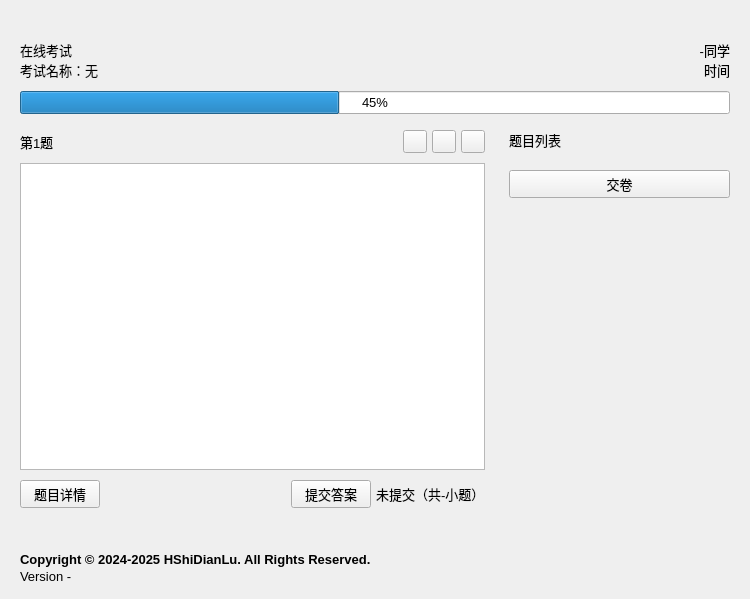
<?xml version="1.0" encoding="UTF-8"?>
<ui version="4.0">
 <class>Form</class>
 <widget class="QWidget" name="Form">
  <property name="geometry">
   <rect>
    <x>0</x>
    <y>0</y>
    <width>750</width>
    <height>599</height>
   </rect>
  </property>
  <property name="font">
   <font>
    <family>Microsoft JhengHei UI</family>
    <pointsize>10</pointsize>
   </font>
  </property>
  <property name="windowTitle">
   <string>ZhiXueHacker</string>
  </property>
  <property name="styleSheet">
   <string notr="true"/>
  </property>
  <layout class="QGridLayout" name="gridLayout_2">
   <property name="leftMargin">
    <number>20</number>
   </property>
   <property name="topMargin">
    <number>40</number>
   </property>
   <property name="rightMargin">
    <number>20</number>
   </property>
   <property name="bottomMargin">
    <number>15</number>
   </property>
   <property name="horizontalSpacing">
    <number>24</number>
   </property>
   <item row="4" column="0" colspan="3">
    <layout class="QGridLayout" name="gridLayout">
     <item row="1" column="1">
      <widget class="CaptionLabel" name="CaptionLabel_4">
       <property name="text">
        <string>时间</string>
       </property>
       <property name="alignment">
        <set>Qt::AlignRight|Qt::AlignTrailing|Qt::AlignVCenter</set>
       </property>
      </widget>
     </item>
     <item row="0" column="1">
      <widget class="CaptionLabel" name="CaptionLabel_3">
       <property name="text">
        <string>-同学</string>
       </property>
       <property name="alignment">
        <set>Qt::AlignRight|Qt::AlignTrailing|Qt::AlignVCenter</set>
       </property>
      </widget>
     </item>
     <item row="0" column="0" rowspan="2">
      <layout class="QVBoxLayout" name="verticalLayout_4">
       <property name="spacing">
        <number>0</number>
       </property>
       <item>
        <widget class="TitleLabel" name="TitleLabel">
         <property name="text">
          <string>在线考试</string>
         </property>
        </widget>
       </item>
       <item>
        <widget class="CaptionLabel" name="CaptionLabel">
         <property name="text">
          <string>考试名称：无</string>
         </property>
        </widget>
       </item>
      </layout>
     </item>
    </layout>
   </item>
   <item row="7" column="0" colspan="2">
    <spacer name="verticalSpacer">
     <property name="orientation">
      <enum>Qt::Vertical</enum>
     </property>
     <property name="sizeType">
      <enum>QSizePolicy::Fixed</enum>
     </property>
     <property name="sizeHint" stdset="0">
      <size>
       <width>20</width>
       <height>10</height>
      </size>
     </property>
    </spacer>
   </item>
   <item row="10" column="2" rowspan="4">
    <layout class="QVBoxLayout" name="verticalLayout">
     <property name="leftMargin">
      <number>0</number>
     </property>
     <property name="rightMargin">
      <number>0</number>
     </property>
     <property name="bottomMargin">
      <number>0</number>
     </property>
     <item>
      <widget class="StrongBodyLabel" name="StrongBodyLabel_3">
       <property name="text">
        <string>题目列表</string>
       </property>
      </widget>
     </item>
     <item>
      <spacer name="verticalSpacer_6">
       <property name="orientation">
        <enum>Qt::Vertical</enum>
       </property>
       <property name="sizeType">
        <enum>QSizePolicy::Fixed</enum>
       </property>
       <property name="sizeHint" stdset="0">
        <size>
         <width>20</width>
         <height>10</height>
        </size>
       </property>
      </spacer>
     </item>
     <item>
      <layout class="QGridLayout" name="gridLayout_4">
       <property name="spacing">
        <number>5</number>
       </property>
      </layout>
     </item>
     <item>
      <spacer name="verticalSpacer_4">
       <property name="orientation">
        <enum>Qt::Vertical</enum>
       </property>
       <property name="sizeType">
        <enum>QSizePolicy::Fixed</enum>
       </property>
       <property name="sizeHint" stdset="0">
        <size>
         <width>20</width>
         <height>10</height>
        </size>
       </property>
      </spacer>
     </item>
     <item>
      <widget class="PrimaryPushButton" name="PrimaryPushButton_2">
       <property name="text">
        <string>交卷</string>
       </property>
      </widget>
     </item>
     <item>
      <spacer name="verticalSpacer_8">
       <property name="orientation">
        <enum>Qt::Vertical</enum>
       </property>
       <property name="sizeHint" stdset="0">
        <size>
         <width>20</width>
         <height>40</height>
        </size>
       </property>
      </spacer>
     </item>
    </layout>
   </item>
   <item row="6" column="0" colspan="3">
    <widget class="ProgressBar" name="ProgressBar">
     <property name="value">
      <number>45</number>
     </property>
     <property name="invertedAppearance">
      <bool>false</bool>
     </property>
     <property name="useAni">
      <bool>true</bool>
     </property>
    </widget>
   </item>
   <item row="10" column="0" colspan="2">
    <layout class="QVBoxLayout" name="verticalLayout_5">
     <item>
      <layout class="QHBoxLayout" name="horizontalLayout">
       <property name="sizeConstraint">
        <enum>QLayout::SetMaximumSize</enum>
       </property>
       <item>
        <widget class="StrongBodyLabel" name="StrongBodyLabel_2">
         <property name="text">
          <string>第1题</string>
         </property>
        </widget>
       </item>
       <item>
        <spacer name="horizontalSpacer_3">
         <property name="orientation">
          <enum>Qt::Horizontal</enum>
         </property>
         <property name="sizeHint" stdset="0">
          <size>
           <width>40</width>
           <height>20</height>
          </size>
         </property>
        </spacer>
       </item>
       <item>
        <widget class="PrimaryToolButton" name="PrimaryToolButton_2"/>
       </item>
       <item>
        <spacer name="horizontalSpacer">
         <property name="orientation">
          <enum>Qt::Horizontal</enum>
         </property>
         <property name="sizeType">
          <enum>QSizePolicy::Fixed</enum>
         </property>
         <property name="sizeHint" stdset="0">
          <size>
           <width>5</width>
           <height>20</height>
          </size>
         </property>
        </spacer>
       </item>
       <item>
        <widget class="PrimaryToolButton" name="PrimaryToolButton">
         <property name="text">
          <string/>
         </property>
        </widget>
       </item>
       <item>
        <spacer name="horizontalSpacer_2">
         <property name="orientation">
          <enum>Qt::Horizontal</enum>
         </property>
         <property name="sizeType">
          <enum>QSizePolicy::Fixed</enum>
         </property>
         <property name="sizeHint" stdset="0">
          <size>
           <width>5</width>
           <height>20</height>
          </size>
         </property>
        </spacer>
       </item>
       <item>
        <widget class="ToolButton" name="ToolButton"/>
       </item>
      </layout>
     </item>
     <item>
      <spacer name="verticalSpacer_2">
       <property name="orientation">
        <enum>Qt::Vertical</enum>
       </property>
       <property name="sizeType">
        <enum>QSizePolicy::Fixed</enum>
       </property>
       <property name="sizeHint" stdset="0">
        <size>
         <width>20</width>
         <height>10</height>
        </size>
       </property>
      </spacer>
     </item>
     <item>
      <widget class="TextEdit" name="TextEdit">
       <property name="readOnly">
        <bool>true</bool>
       </property>
       <property name="html">
        <string>&lt;!DOCTYPE HTML PUBLIC &quot;-//W3C//DTD HTML 4.0//EN&quot; &quot;http://www.w3.org/TR/REC-html40/strict.dtd&quot;&gt;
&lt;html&gt;&lt;head&gt;&lt;meta name=&quot;qrichtext&quot; content=&quot;1&quot; /&gt;&lt;style type=&quot;text/css&quot;&gt;
p, li { white-space: pre-wrap; }
&lt;/style&gt;&lt;/head&gt;&lt;body style=&quot; font-family:'Segoe UI','Microsoft YaHei','PingFang SC','SimSun'; font-size:14px; font-weight:400; font-style:normal;&quot;&gt;
&lt;p style=&quot;-qt-paragraph-type:empty; margin-top:0px; margin-bottom:0px; margin-left:0px; margin-right:0px; -qt-block-indent:0; text-indent:0px;&quot;&gt;&lt;br /&gt;&lt;/p&gt;&lt;/body&gt;&lt;/html&gt;</string>
       </property>
      </widget>
     </item>
     <item>
      <spacer name="verticalSpacer_7">
       <property name="orientation">
        <enum>Qt::Vertical</enum>
       </property>
       <property name="sizeType">
        <enum>QSizePolicy::Fixed</enum>
       </property>
       <property name="sizeHint" stdset="0">
        <size>
         <width>20</width>
         <height>10</height>
        </size>
       </property>
      </spacer>
     </item>
     <item>
      <layout class="QHBoxLayout" name="horizontalLayout_2">
       <item>
        <widget class="PrimaryPushButton" name="PrimaryPushButton">
         <property name="text">
          <string>题目详情</string>
         </property>
        </widget>
       </item>
       <item>
        <spacer name="horizontalSpacer_4">
         <property name="orientation">
          <enum>Qt::Horizontal</enum>
         </property>
         <property name="sizeHint" stdset="0">
          <size>
           <width>40</width>
           <height>20</height>
          </size>
         </property>
        </spacer>
       </item>
       <item>
        <widget class="PrimaryPushButton" name="PrimaryPushButton_3">
         <property name="text">
          <string>提交答案</string>
         </property>
        </widget>
       </item>
       <item>
        <spacer name="horizontalSpacer_5">
         <property name="orientation">
          <enum>Qt::Horizontal</enum>
         </property>
         <property name="sizeType">
          <enum>QSizePolicy::Fixed</enum>
         </property>
         <property name="sizeHint" stdset="0">
          <size>
           <width>5</width>
           <height>20</height>
          </size>
         </property>
        </spacer>
       </item>
       <item>
        <widget class="CaptionLabel" name="CaptionLabel_5">
         <property name="text">
          <string>未提交（共-小题）</string>
         </property>
        </widget>
       </item>
      </layout>
     </item>
    </layout>
   </item>
   <item row="17" column="0" colspan="3">
    <layout class="QVBoxLayout" name="verticalLayout_3">
     <property name="spacing">
      <number>2</number>
     </property>
     <property name="topMargin">
      <number>0</number>
     </property>
     <item>
      <widget class="StrongBodyLabel" name="StrongBodyLabel">
       <property name="font">
        <font>
         <family>Microsoft YaHei UI</family>
         <pointsize>10</pointsize>
         <weight>75</weight>
         <bold>true</bold>
        </font>
       </property>
       <property name="text">
        <string>Copyright © 2024-2025 HShiDianLu. All Rights Reserved.</string>
       </property>
       <property name="alignment">
        <set>Qt::AlignLeading|Qt::AlignLeft|Qt::AlignVCenter</set>
       </property>
      </widget>
     </item>
     <item>
      <widget class="CaptionLabel" name="CaptionLabel_2">
       <property name="font">
        <font>
         <family>Microsoft YaHei UI</family>
         <pointsize>10</pointsize>
         <weight>50</weight>
         <bold>false</bold>
        </font>
       </property>
       <property name="text">
        <string>Version -</string>
       </property>
       <property name="alignment">
        <set>Qt::AlignLeading|Qt::AlignLeft|Qt::AlignVCenter</set>
       </property>
      </widget>
     </item>
    </layout>
   </item>
   <item row="15" column="0" colspan="3">
    <spacer name="verticalSpacer_5">
     <property name="orientation">
      <enum>Qt::Vertical</enum>
     </property>
     <property name="sizeType">
      <enum>QSizePolicy::Fixed</enum>
     </property>
     <property name="sizeHint" stdset="0">
      <size>
       <width>20</width>
       <height>20</height>
      </size>
     </property>
    </spacer>
   </item>
   <item row="5" column="0" colspan="3">
    <spacer name="verticalSpacer_3">
     <property name="orientation">
      <enum>Qt::Vertical</enum>
     </property>
     <property name="sizeType">
      <enum>QSizePolicy::Fixed</enum>
     </property>
     <property name="sizeHint" stdset="0">
      <size>
       <width>20</width>
       <height>5</height>
      </size>
     </property>
    </spacer>
   </item>
  </layout>
 </widget>
 <customwidgets>
  <customwidget>
   <class>PushButton</class>
   <extends>QPushButton</extends>
   <header>qfluentwidgets</header>
  </customwidget>
  <customwidget>
   <class>PrimaryPushButton</class>
   <extends>PushButton</extends>
   <header>qfluentwidgets</header>
  </customwidget>
  <customwidget>
   <class>ToolButton</class>
   <extends>QToolButton</extends>
   <header>qfluentwidgets</header>
  </customwidget>
  <customwidget>
   <class>PrimaryToolButton</class>
   <extends>ToolButton</extends>
   <header>qfluentwidgets</header>
  </customwidget>
  <customwidget>
   <class>CaptionLabel</class>
   <extends>QLabel</extends>
   <header>qfluentwidgets</header>
  </customwidget>
  <customwidget>
   <class>StrongBodyLabel</class>
   <extends>QLabel</extends>
   <header>qfluentwidgets</header>
  </customwidget>
  <customwidget>
   <class>TitleLabel</class>
   <extends>QLabel</extends>
   <header>qfluentwidgets</header>
  </customwidget>
  <customwidget>
   <class>ProgressBar</class>
   <extends>QProgressBar</extends>
   <header>qfluentwidgets</header>
  </customwidget>
  <customwidget>
   <class>TextEdit</class>
   <extends>QTextEdit</extends>
   <header>qfluentwidgets</header>
  </customwidget>
 </customwidgets>
 <resources/>
 <connections/>
</ui>
